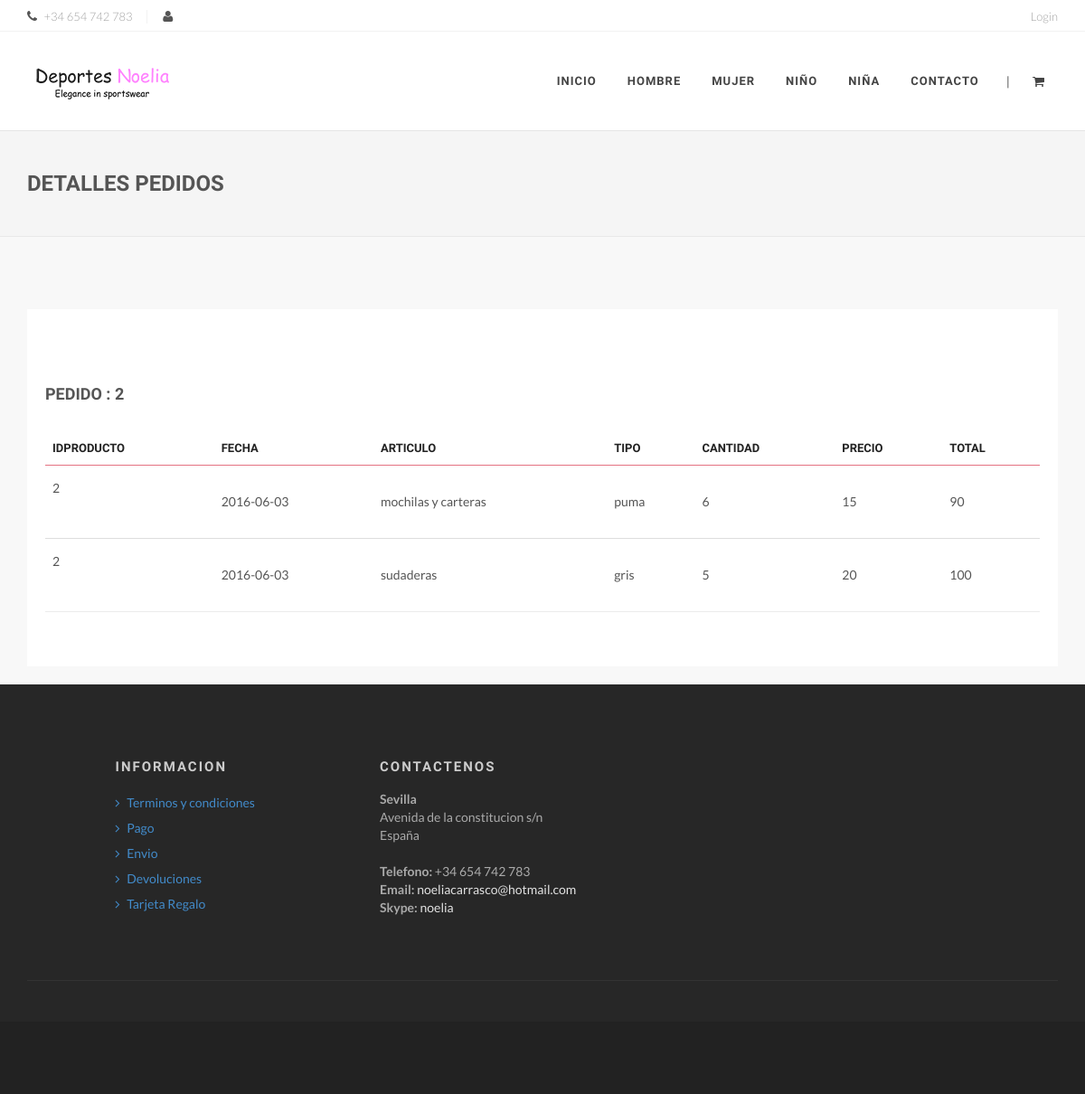
The page /Administrardetallespedidos.php?i=2 on the database its author committed.
### tables this page shows
CREATE TABLE IF NOT EXISTS `detallespedido` (
  `IDPRODUCTO` int(11),
  `IDPEDIDO` int(11),
  `CANTIDAD` int(11) NOT NULL,
  `IMPORTE` double NOT NULL,
  KEY `DETALLES1` (`IDPRODUCTO`),
  KEY `DETALLES2` (`IDPEDIDO`)
);

CREATE TABLE IF NOT EXISTS `pedidos` (
  `IDPEDIDO` int(11) NOT NULL AUTO_INCREMENT,
  `FECHA_ALTA` date NOT NULL,
  `IDUSUARIO` int(11),
  PRIMARY KEY (`IDPEDIDO`),
  KEY `IDUSUARIO` (`IDUSUARIO`)
);

CREATE TABLE IF NOT EXISTS `categorias` (
  `IDCATEGORIA` int(11) NOT NULL,
  `NOMBRE` varchar(25) NOT NULL,
  PRIMARY KEY (`IDCATEGORIA`)
);

CREATE TABLE IF NOT EXISTS `productos` (
  `IDPRODUCTO` int(11) NOT NULL AUTO_INCREMENT,
  `NOMBRE` varchar(25) NOT NULL,
  `PRECIO` decimal(6,2) NOT NULL,
  `STOCK` int(11) NOT NULL,
  `FOTO` varchar(25) NOT NULL,
  `IDCATEGORIA` int(11),
  `DESCRIPCION` varchar(25) NOT NULL,
  PRIMARY KEY (`IDPRODUCTO`),
  KEY `productos_ibfk_1` (`IDCATEGORIA`)
);

### Administrardetallespedidos.php (the view, shortened to what this page needs)
<?PHP
include_once("./db_configuration.php");
    if(isset($_REQUEST['i'])){
        $idpedido = intval($_REQUEST['i']);
    }else{
        $idpedido = 0;
    }
		$connection = new mysqli($db_host, $db_user, $db_password, "deportes");
        $query = "SELECT p.IDPEDIDO AS Pedido, p.FECHA_ALTA AS Enviado, c.NOMBRE AS Articulo, pr.NOMBRE AS Tipo, dp.CANTIDAD AS Cantidad, dp.IMPORTE         AS PRECIO, (dp.CANTIDAD * dp.IMPORTE) AS Total FROM detallespedido dp, categorias c, pedidos p, productos pr WHERE c.IDCATEGORIA =                   pr.IDCATEGORIA AND p.IDPEDIDO = ".$idpedido." AND p.IDPEDIDO = dp.IDPEDIDO AND dp.IDPRODUCTO = pr.IDPRODUCTO";
		$detallespedidos=$connection->query($query);
        $detallepedido=null;
        $lista_detalles=[];
        do{
            if($detallepedido != null){
                array_push($lista_detalles, $detallepedido);
            }
        }while($detallepedido=$detallespedidos->fetch_object());
?>
<!DOCTYPE html>
<html>
<head>
    <link rel="stylesheet" href="assets/css/bootstrap.css" type="text/css" />
    <link rel="stylesheet" href="assets/css/font-awesome.min.css" type="text/css" />
    <link rel="stylesheet" href="assets/css/animate.css" type="text/css" />
    <link rel="stylesheet" href="assets/js/vendor/flexslider/flexslider.css" type="text/css" />
    <link rel="stylesheet" href="assets/js/vendor/magnific/magnific-popup.css" type="text/css" />
    <link rel="stylesheet" href="assets/js/vendor/owl/assets/owl.carousel.css" type="text/css" />
    <link rel="stylesheet" href="assets/js/vendor/bootstrap-select/css/bootstrap-select.min.css" type="text/css" />
    <link rel="stylesheet" href="assets/js/vendor/range-slider/css/styles.css" type="text/css" />
    <link rel="stylesheet" href="assets/js/vendor/touchspin/jquery.bootstrap-touchspin.css" type="text/css" />
    <link rel="stylesheet" href="assets/js/vendor/starrr/starrr.css" type="text/css" />
    <link rel="stylesheet" type="text/css" href="assets/js/vendor/rs-plugin/css/settings.css" media="screen" />
    <link rel="stylesheet" href="assets/js/vendor/animsition/css/animsition.min.css">
    <link rel="stylesheet" href="assets/css/style.css" type="text/css" />
</head>
<body>
    <div id="wrapper" class="clearfix animsition">
       <nav id="add-navbar">
            <div class="container clearfix">
                <ul class="pull-right">
					<?PHP
						if(!isset($_SESSION['IDUSUARIO'])){
					?>
                    <li><a href="login.php">Login</a></li>
					<?PHP
						}else{
					?>
                    <li><a href="disconnect.php">Logout</a></li>
					<?PHP
						}
					?>
                </ul>
                <ul class="divided">
                    <li><i class="fa fa-phone mr-5"></i> <span>+34 654 742 783</span></li>                    <li><i class="fa fa-user mr-5"></i> <span><?= $_SESSION['IDUSUARIO'] ?></span></li>
                </ul>
            </div>
        </nav>
        <header id="header" class="dark">
            <div id="header-wrap">
                <div class="container clearfix">
                    <div id="branding">
                        <a href="index.php" class="brand-normal"><img src="assets/images/logo-dark.png" alt="Minovate"></a>
                    </div>
					<nav id="main-navbar">
                       <ul>
                            <li><a href="index.php">Inicio</a></li>
                            <li><a href="#">Hombre</a>
                            </li>
                            <li><a href="#">Mujer</a>
                            </li>
                            <li><a href="#">Niño</a>
                            </li>
                            <li><a href="#">Niña</a>
                            </li>
                            <li><a href="contact.php">Contacto</a>
                            </li>
                        </ul>
                       <div id="shopping-cart">
                            <a href="#" id="shopping-cart-trigger"><i class="fa fa-shopping-cart"></i></a>
                        </div>
                        <div id="search-toggle"> <span class="divider">|</span></div>
                    </nav>
                </div>
            </div>
        </header>
         <section id="breadcrumbs" class="breadcrumbs">
            <div class="container clearfix">
                <h1>Detalles pedidos</h1>
        </section>
        <section id="content">
            <div class="content-wrap">
                <div class="container clearfix">
                    <div class="row">
                        <div class="col-md-12">
                            <div class="checkout">
                                <div class="row">
                                    <div class="col-md-12">
                                        <div class="row">
                                            <div class="col-md-4">
                                                <h4 class="mt-40">PEDIDO    : <?PHP echo $idpedido; ?> </h4>
                                            </div>
                                        </div>
                                        <div class="row">
                                            <div class="col-md-12">
                                                <div class="table-responsive">
                                                    <table class="table myTable">
                                                        <thead>
                                                            <tr>
                                                                <th>IDPRODUCTO</th>
                                                                <th>FECHA</th>
                                                                <th>ARTICULO</th>
                                                                <th>TIPO</th>
                                                                <th>CANTIDAD</th>
                                                                <th>PRECIO</th>
                                                                <th>TOTAL</th>
                                                            </tr>
                                                        </thead>
                                                        <tbody>
                                                        <?PHP
                                                            foreach($lista_detalles as $detallespedidos){
                                                        ?>
                                                            <tr>
                                                                <td class="product">
                                                                    <?=$detallespedidos->Pedido?>
                                                                </td>
                                                                <td class="product">
                                                                     <?=$detallespedidos->Enviado?>
                                                                </td>
                                                                <td class="product">
                                                                     <?=$detallespedidos->Articulo?>
                                                                </td>
                                                                <td class="product">
                                                                    <?=$detallespedidos->Tipo?>
                                                                </td>
                                                                <td class="product">
                                                                    <?=$detallespedidos->Cantidad?>
                                                                </td>
                                                                <td class="product">
                                                                    <?=$detallespedidos->PRECIO?>
                                                                </td>
                                                                <td class="product">
                                                                    <?=$detallespedidos->Total?>
                                                                </td>
                                                            </tr>
                                                        <?PHP
                                                            }
                                                        ?>
                                                        </tbody>
                                                    </table>
                                                </div>
                                             </div>
										</div>
                                    </div>
                                </div>
                            </div>
                        </div>
                    </div>
                </div>
        <footer id="footer">
            <div class="footer-main">
                <div class="container">
                    <div class="row">
                        <div class="col-md-3 col-md-offset-1">
                            <div class="widget widget-menu mb-0">
                                <h4><strong>Informacion</strong></h4>
                                <ul class="list-unstyled">
                                    <li><a href="#"><i class="fa fa-angle-right"></i> Terminos y condiciones</a></li>
                                    <li><a href="#"><i class="fa fa-angle-right"></i> Pago</a></li>
                                    <li><a href="#"><i class="fa fa-angle-right"></i> Envio</a></li>
                                    <li><a href="#"><i class="fa fa-angle-right"></i> Devoluciones</a></li>
                                    <li><a href="#"><i class="fa fa-angle-right"></i> Tarjeta Regalo</a></li>
                                </ul>
                            </div>
                        </div>
                        <div class="col-md-4">
                            <div class="widget widget-contact mt-20-md">
                                <h4><strong>Contactenos</strong> </h4>
                                <address>
                                    <strong>Sevilla</strong><br>
                                    Avenida de la constitucion s/n<br>
                                    España<br/><br/>
                                    <strong>Telefono:</strong> +34 654 742 783<br>
                                    <strong>Email:</strong> <a href="noeliacarrasco@hotmail.com">noeliacarrasco@hotmail.com</a><br>
                                    <strong>Skype:</strong> <a href="#">noelia</a>
                                </address>
                            </div>
                        </div>
                    </div>
                    <div class="line"></div>
                </div>
            </div>
            <div class="footer-bottom">
            </div>
        </footer>
    </div>
</body>
</html>

### rows shown on the page
detallespedido: IDPEDIDO.IDPEDIDO "2", IDPEDIDO.FECHA_ALTA "2016-06-03", categorias.NOMBRE "mochilas y carteras", IDPRODUCTO.NOMBRE "puma", CANTIDAD "6", IMPORTE "15", Total "90"
detallespedido: IDPEDIDO.IDPEDIDO "2", IDPEDIDO.FECHA_ALTA "2016-06-03", categorias.NOMBRE "sudaderas", IDPRODUCTO.NOMBRE "gris", CANTIDAD "5", IMPORTE "20", Total "100"

### other values the page prints
$idpedido "2"
